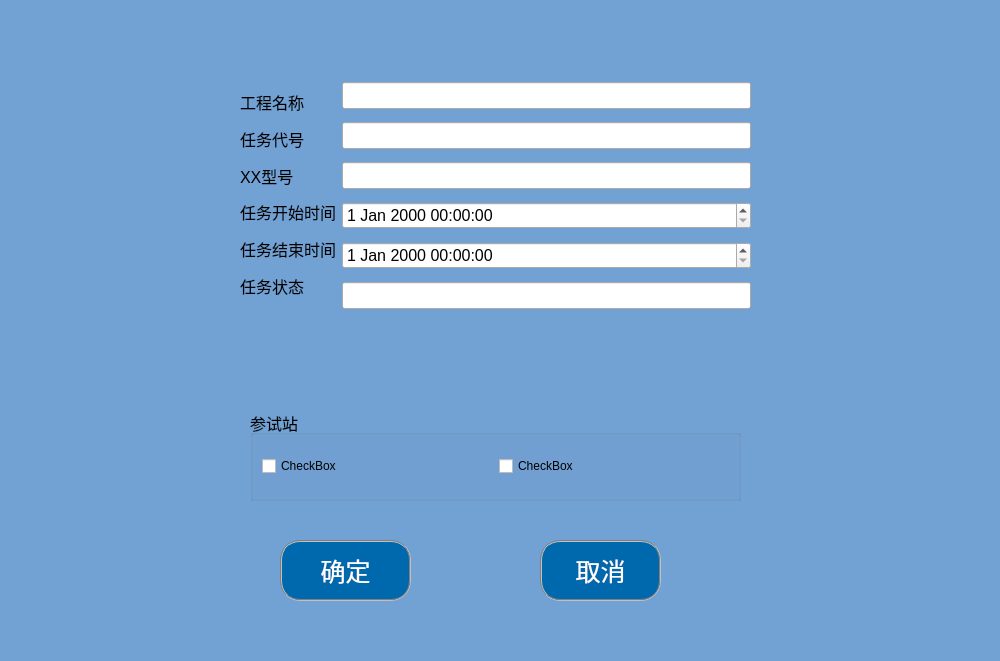
<?xml version="1.0" encoding="UTF-8"?>
<ui version="4.0">
 <class>insertWindow</class>
 <widget class="QWidget" name="insertWindow">
  <property name="geometry">
   <rect>
    <x>0</x>
    <y>0</y>
    <width>1000</width>
    <height>661</height>
   </rect>
  </property>
  <property name="sizePolicy">
   <sizepolicy hsizetype="Preferred" vsizetype="Preferred">
    <horstretch>0</horstretch>
    <verstretch>0</verstretch>
   </sizepolicy>
  </property>
  <property name="windowTitle">
   <string>添加任务</string>
  </property>
  <property name="styleSheet">
   <string notr="true">#insertWindow{background-color: rgb(114,161,211);}
#widget{border:7px solid rgb(0, 105, 173);}
QPushButton{background-color: rgb(0, 105, 173);border-radius:20px;}
QPushButton{color: rgb(255, 255, 255);}
QPushButton{border:2px groove gray;border-radius:20px;padding:2px 4px;}</string>
  </property>
  <widget class="QPushButton" name="pushButton">
   <property name="geometry">
    <rect>
     <x>280</x>
     <y>540</y>
     <width>131</width>
     <height>61</height>
    </rect>
   </property>
   <property name="font">
    <font>
     <pointsize>19</pointsize>
    </font>
   </property>
   <property name="styleSheet">
    <string notr="true">background-color: rgb(0, 105, 173);border-radius:20px;</string>
   </property>
   <property name="text">
    <string>确定</string>
   </property>
  </widget>
  <widget class="QPushButton" name="pushButton_2">
   <property name="geometry">
    <rect>
     <x>540</x>
     <y>540</y>
     <width>121</width>
     <height>61</height>
    </rect>
   </property>
   <property name="font">
    <font>
     <pointsize>19</pointsize>
    </font>
   </property>
   <property name="text">
    <string>取消</string>
   </property>
  </widget>
  <widget class="QWidget" name="layoutWidget">
   <property name="geometry">
    <rect>
     <x>240</x>
     <y>40</y>
     <width>511</width>
     <height>311</height>
    </rect>
   </property>
   <layout class="QGridLayout" name="gridLayout">
    <item row="0" column="0">
     <layout class="QVBoxLayout" name="verticalLayout">
      <property name="spacing">
       <number>9</number>
      </property>
      <property name="topMargin">
       <number>6</number>
      </property>
      <property name="bottomMargin">
       <number>9</number>
      </property>
      <item>
       <widget class="QLabel" name="label">
        <property name="font">
         <font>
          <pointsize>12</pointsize>
         </font>
        </property>
        <property name="text">
         <string>工程名称</string>
        </property>
       </widget>
      </item>
      <item>
       <widget class="QLabel" name="label_2">
        <property name="font">
         <font>
          <pointsize>12</pointsize>
         </font>
        </property>
        <property name="text">
         <string>任务代号</string>
        </property>
       </widget>
      </item>
      <item>
       <widget class="QLabel" name="label_3">
        <property name="font">
         <font>
          <pointsize>12</pointsize>
         </font>
        </property>
        <property name="text">
         <string>XX型号</string>
        </property>
       </widget>
      </item>
      <item>
       <widget class="QLabel" name="label_4">
        <property name="font">
         <font>
          <pointsize>12</pointsize>
         </font>
        </property>
        <property name="text">
         <string>任务开始时间</string>
        </property>
       </widget>
      </item>
      <item>
       <widget class="QLabel" name="label_5">
        <property name="font">
         <font>
          <pointsize>12</pointsize>
         </font>
        </property>
        <property name="text">
         <string>任务结束时间</string>
        </property>
       </widget>
      </item>
      <item>
       <widget class="QLabel" name="label_6">
        <property name="font">
         <font>
          <pointsize>12</pointsize>
         </font>
        </property>
        <property name="text">
         <string>任务状态</string>
        </property>
       </widget>
      </item>
     </layout>
    </item>
    <item row="0" column="2">
     <layout class="QVBoxLayout" name="verticalLayout_2">
      <property name="spacing">
       <number>13</number>
      </property>
      <item>
       <widget class="QLineEdit" name="lineEdit">
        <property name="font">
         <font>
          <pointsize>12</pointsize>
         </font>
        </property>
       </widget>
      </item>
      <item>
       <widget class="QLineEdit" name="lineEdit_14">
        <property name="font">
         <font>
          <pointsize>12</pointsize>
         </font>
        </property>
       </widget>
      </item>
      <item>
       <widget class="QLineEdit" name="lineEdit_2">
        <property name="font">
         <font>
          <pointsize>12</pointsize>
         </font>
        </property>
       </widget>
      </item>
      <item>
       <widget class="QDateTimeEdit" name="dateTimeEdit">
        <property name="font">
         <font>
          <pointsize>12</pointsize>
         </font>
        </property>
       </widget>
      </item>
      <item>
       <widget class="QDateTimeEdit" name="dateTimeEdit_2">
        <property name="font">
         <font>
          <pointsize>12</pointsize>
         </font>
        </property>
       </widget>
      </item>
      <item>
       <widget class="QLineEdit" name="lineEdit_5">
        <property name="font">
         <font>
          <pointsize>12</pointsize>
         </font>
        </property>
       </widget>
      </item>
     </layout>
    </item>
   </layout>
  </widget>
  <widget class="QGroupBox" name="groupBox">
   <property name="geometry">
    <rect>
     <x>250</x>
     <y>410</y>
     <width>491</width>
     <height>91</height>
    </rect>
   </property>
   <property name="font">
    <font>
     <pointsize>12</pointsize>
    </font>
   </property>
   <property name="title">
    <string>参试站</string>
   </property>
   <layout class="QHBoxLayout" name="horizontalLayout">
    <item>
     <widget class="QCheckBox" name="checkBox">
      <property name="text">
       <string>CheckBox</string>
      </property>
     </widget>
    </item>
    <item>
     <widget class="QCheckBox" name="checkBox_2">
      <property name="text">
       <string>CheckBox</string>
      </property>
     </widget>
    </item>
   </layout>
  </widget>
 </widget>
 <resources/>
 <connections/>
</ui>
